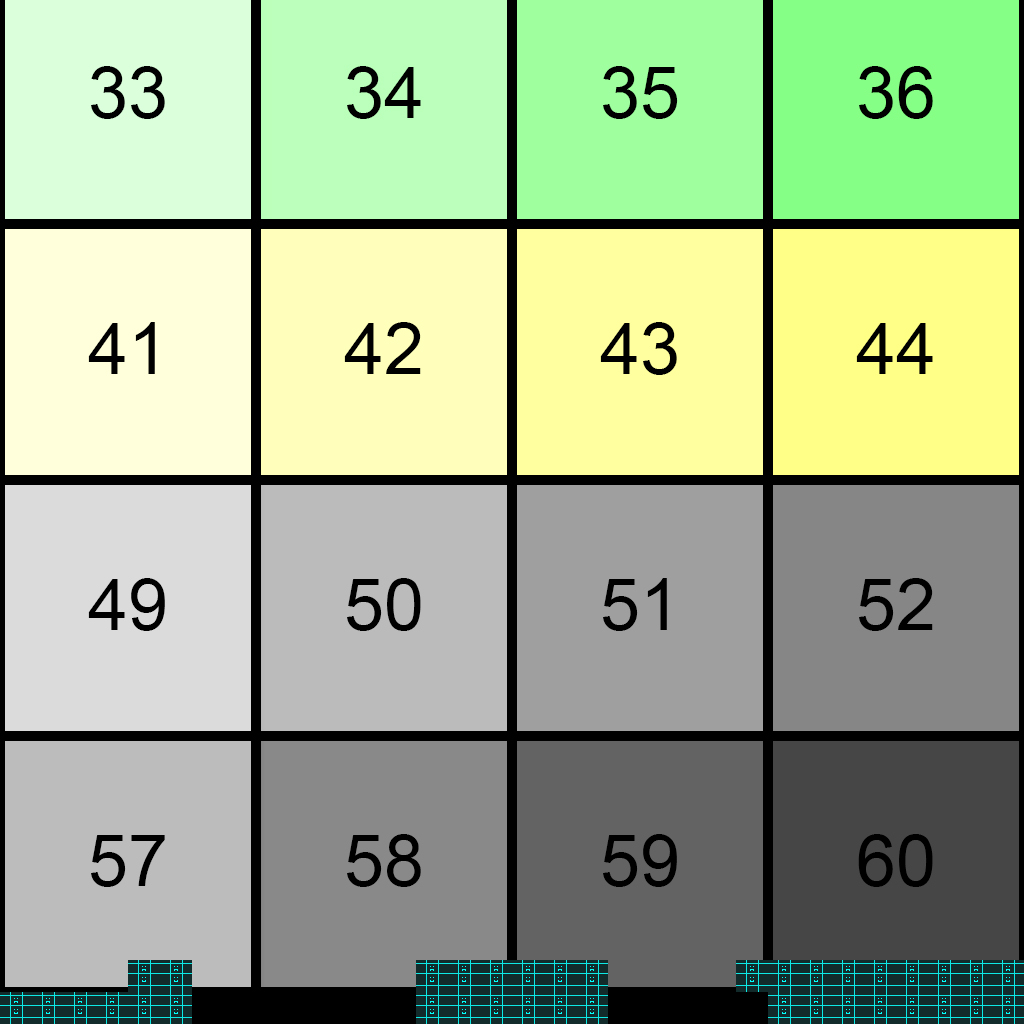

This is a level from a 2D game, rendered from its Tiled map with the project's own tilesets. A one-line summary and the complete map file follow:
An orthogonal 32x32 tile map with 32x32 px tiles, 1 tile layer (Tile Layer 1).

<map version="1.2" tiledversion="2019.05.08" orientation="orthogonal" renderorder="right-down" width="32" height="32" tilewidth="32" tileheight="32" infinite="0" nextlayerid="2" nextobjectid="1">
 <tileset firstgid="1" source="../TiledResources/IIS-Tileset.tsx" />
 <layer id="1" name="Tile Layer 1" width="32" height="32">
  <data encoding="csv">
1,1,1,1,1,1,1,1,0,0,0,0,0,0,0,0,0,0,0,0,0,0,0,0,0,0,0,0,0,0,0,0,
1,1,1,1,1,1,1,0,0,0,0,0,1,1,1,1,1,1,1,1,1,1,1,1,0,0,0,0,0,0,0,3,
1,1,1,1,1,1,0,0,0,1,1,1,1,0,0,0,0,0,0,1,1,1,1,1,1,1,1,1,1,1,1,1,
1,1,1,1,1,0,0,0,0,0,0,0,0,0,0,0,0,0,0,1,1,1,1,1,1,1,1,1,0,0,0,1,
1,1,1,1,1,0,0,0,1,1,1,0,0,0,0,0,0,0,0,1,1,1,1,1,1,1,1,1,0,0,0,1,
1,1,1,1,0,0,0,0,0,0,1,1,0,0,0,0,0,0,0,1,1,1,1,1,1,1,0,0,0,0,0,1,
1,1,1,0,0,0,0,0,0,0,0,1,1,0,0,0,0,0,0,1,1,1,1,1,0,0,0,1,1,1,1,1,
1,1,1,0,0,0,0,0,0,0,0,0,1,1,0,0,0,0,0,1,1,1,0,0,0,0,1,1,1,1,1,1,
1,1,0,0,0,0,0,0,0,0,0,0,1,1,1,1,0,0,0,0,0,0,0,0,1,1,1,1,1,1,1,1,
1,1,0,0,0,0,0,0,0,0,0,0,1,1,1,1,1,0,0,1,1,1,1,1,1,1,1,1,1,1,1,1,
1,0,0,0,0,0,0,1,1,1,1,1,1,0,0,0,0,0,1,1,1,1,1,1,1,1,1,1,1,1,1,1,
1,0,0,0,0,1,1,1,0,0,0,0,0,0,1,1,1,1,1,1,1,1,1,1,1,1,1,1,1,1,1,1,
1,1,1,1,1,1,0,0,0,0,0,0,0,0,0,0,0,0,1,1,1,1,1,1,1,1,1,1,1,1,1,1,
1,1,1,1,1,1,0,0,0,0,1,1,1,1,1,1,1,1,1,1,1,1,1,1,1,1,1,1,1,1,1,1,
1,1,1,1,1,0,0,0,1,1,1,1,1,1,1,1,1,1,1,1,1,1,1,1,1,1,1,1,1,1,1,1,
1,1,1,1,0,0,0,1,1,1,1,1,1,1,1,1,1,1,1,1,1,1,1,1,1,1,1,1,1,1,1,1,
1,1,1,1,0,0,1,1,1,1,1,1,1,1,1,1,1,1,1,1,1,1,1,1,1,1,1,1,1,1,1,1,
1,1,1,0,0,1,1,1,1,1,1,1,1,1,1,1,1,1,1,1,1,1,1,1,1,1,1,1,1,1,1,1,
1,1,0,0,1,1,1,1,1,1,1,1,1,1,1,1,1,1,1,1,1,1,1,1,1,1,1,1,1,1,1,1,
1,0,0,1,1,1,1,1,1,1,1,1,1,1,1,1,1,1,1,1,1,1,1,1,1,1,1,1,1,1,1,1,
0,0,1,1,1,1,1,1,1,1,1,1,1,1,1,1,1,1,1,1,1,1,1,1,1,1,1,1,1,1,1,1,
0,1,0,0,0,0,0,0,0,0,0,0,0,0,0,1,1,1,1,1,1,1,1,1,1,1,1,1,1,1,1,1,
0,0,0,0,1,1,1,1,1,1,1,1,1,1,0,0,1,1,1,1,1,1,1,1,1,1,1,1,1,1,1,1,
1,0,0,0,0,0,0,0,0,0,0,0,0,1,0,0,0,1,1,1,1,1,1,1,1,1,1,1,1,1,1,1,
1,1,1,1,1,0,0,0,0,0,0,0,0,1,1,0,0,0,1,1,1,1,1,1,1,1,1,1,1,1,1,1,
0,0,0,0,1,1,0,0,0,0,0,0,0,1,1,1,0,0,0,1,1,1,1,1,1,1,1,1,1,1,1,1,
0,0,0,0,0,1,1,1,1,0,0,0,0,1,1,1,1,1,0,0,1,1,1,1,1,1,1,1,1,1,1,1,
0,0,0,0,0,0,0,0,1,1,1,0,0,1,1,1,1,0,0,0,0,1,1,1,1,1,1,1,1,1,1,1,
0,0,0,0,0,0,0,0,0,0,0,0,0,1,1,1,1,0,0,0,0,1,1,1,1,1,1,1,1,1,1,1,
0,0,0,0,0,1,1,1,1,1,1,1,0,1,1,1,1,3,0,0,0,0,1,1,1,1,1,1,1,1,1,1,
2,0,0,0,1,1,0,0,0,0,0,0,0,1,1,1,1,1,1,0,0,0,0,1,1,1,1,1,1,1,1,1,
1,1,1,1,1,1,0,0,0,0,0,0,0,1,1,1,1,1,1,0,0,0,0,0,1,1,1,1,1,1,1,1
</data>
 </layer>
</map>
